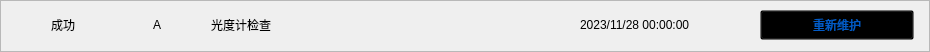
<?xml version="1.0" encoding="UTF-8"?>
<ui version="4.0">
 <class>DevMaintainDetailItemWgt</class>
 <widget class="QWidget" name="DevMaintainDetailItemWgt">
  <property name="geometry">
   <rect>
    <x>0</x>
    <y>0</y>
    <width>930</width>
    <height>52</height>
   </rect>
  </property>
  <property name="maximumSize">
   <size>
    <width>16777215</width>
    <height>16777215</height>
   </size>
  </property>
  <property name="windowTitle">
   <string>DevMaintainDetailItemWgt</string>
  </property>
  <layout class="QGridLayout" name="gridLayout">
   <property name="leftMargin">
    <number>0</number>
   </property>
   <property name="topMargin">
    <number>0</number>
   </property>
   <property name="rightMargin">
    <number>0</number>
   </property>
   <property name="bottomMargin">
    <number>0</number>
   </property>
   <item row="0" column="0">
    <widget class="QFrame" name="BkFrame">
     <property name="styleSheet">
      <string notr="true">#BkFrame[status=&quot;maintain_wait&quot;]
{
	border-radius:4px;
	background-color:#e6eaf4;
}
#BkFrame[status=&quot;maintain_succ&quot;]
{
	border-radius:4px;
	background-color:#cef5de;
}
#BkFrame[status=&quot;maintain_failed&quot;]
{
	border-radius:4px;
	background-color:#ffdad6;
}
#BkFrame[status=&quot;maintaining&quot;]
{
	border-radius:4px;
	background-color:#cef5de;
}</string>
     </property>
     <property name="frameShape">
      <enum>QFrame::StyledPanel</enum>
     </property>
     <property name="frameShadow">
      <enum>QFrame::Raised</enum>
     </property>
     <property name="status" stdset="0">
      <string notr="true">maintain_wait</string>
     </property>
     <widget class="QLabel" name="ExeGifLab">
      <property name="geometry">
       <rect>
        <x>20</x>
        <y>15</y>
        <width>20</width>
        <height>20</height>
       </rect>
      </property>
      <property name="text">
       <string/>
      </property>
     </widget>
     <widget class="QLabel" name="StatusTextLab">
      <property name="geometry">
       <rect>
        <x>51</x>
        <y>5</y>
        <width>91</width>
        <height>40</height>
       </rect>
      </property>
      <property name="text">
       <string>成功</string>
      </property>
     </widget>
     <widget class="QLabel" name="MaintainTimeLab">
      <property name="geometry">
       <rect>
        <x>580</x>
        <y>5</y>
        <width>175</width>
        <height>40</height>
       </rect>
      </property>
      <property name="text">
       <string notr="true">2023/11/28 00:00:00</string>
      </property>
     </widget>
     <widget class="QPushButton" name="ReMaintainBtn">
      <property name="geometry">
       <rect>
        <x>760</x>
        <y>10</y>
        <width>154</width>
        <height>30</height>
       </rect>
      </property>
      <property name="styleSheet">
       <string notr="true">background-color:transparent;
color:#025bc7;</string>
      </property>
      <property name="text">
       <string>重新维护</string>
      </property>
     </widget>
     <widget class="QLabel" name="StatusIconLab">
      <property name="geometry">
       <rect>
        <x>25</x>
        <y>20</y>
        <width>10</width>
        <height>10</height>
       </rect>
      </property>
      <property name="styleSheet">
       <string notr="true">#StatusIconLab[status=&quot;maintain_wait&quot;]
{
	border-radius:5px;
	background-color:#485467;
}
#StatusIconLab[status=&quot;maintain_succ&quot;]
{
	border-radius:5px;
	background-color:#05b30d;
}
#StatusIconLab[status=&quot;maintain_failed&quot;]
{
	border-radius:5px;
	background-color:#e41313;
}
#StatusIconLab[status=&quot;maintaining&quot;]
{
	border-radius:5px;
	background-color:transparent;
}</string>
      </property>
      <property name="text">
       <string/>
      </property>
      <property name="status" stdset="0">
       <string notr="true">maintain_wait</string>
      </property>
     </widget>
     <widget class="QWidget" name="widget" native="true">
      <property name="geometry">
       <rect>
        <x>153</x>
        <y>5</y>
        <width>420</width>
        <height>40</height>
       </rect>
      </property>
      <property name="minimumSize">
       <size>
        <width>0</width>
        <height>40</height>
       </size>
      </property>
      <property name="styleSheet">
       <string notr="true"/>
      </property>
      <layout class="QHBoxLayout" name="horizontalLayout" stretch="0,0,1">
       <property name="spacing">
        <number>50</number>
       </property>
       <property name="leftMargin">
        <number>0</number>
       </property>
       <property name="topMargin">
        <number>0</number>
       </property>
       <property name="rightMargin">
        <number>0</number>
       </property>
       <property name="bottomMargin">
        <number>0</number>
       </property>
       <item>
        <widget class="QLabel" name="DevNameLab">
         <property name="minimumSize">
          <size>
           <width>0</width>
           <height>40</height>
          </size>
         </property>
         <property name="maximumSize">
          <size>
           <width>16777215</width>
           <height>40</height>
          </size>
         </property>
         <property name="styleSheet">
          <string notr="true"/>
         </property>
         <property name="text">
          <string>A</string>
         </property>
        </widget>
       </item>
       <item>
        <widget class="QLabel" name="MaintainItemLab">
         <property name="minimumSize">
          <size>
           <width>0</width>
           <height>40</height>
          </size>
         </property>
         <property name="maximumSize">
          <size>
           <width>16777215</width>
           <height>40</height>
          </size>
         </property>
         <property name="styleSheet">
          <string notr="true"/>
         </property>
         <property name="text">
          <string>光度计检查</string>
         </property>
        </widget>
       </item>
       <item>
        <spacer name="horizontalSpacer">
         <property name="orientation">
          <enum>Qt::Horizontal</enum>
         </property>
         <property name="sizeHint" stdset="0">
          <size>
           <width>40</width>
           <height>20</height>
          </size>
         </property>
        </spacer>
       </item>
      </layout>
     </widget>
    </widget>
   </item>
  </layout>
 </widget>
 <layoutdefault spacing="6" margin="11"/>
 <resources/>
 <connections/>
</ui>
